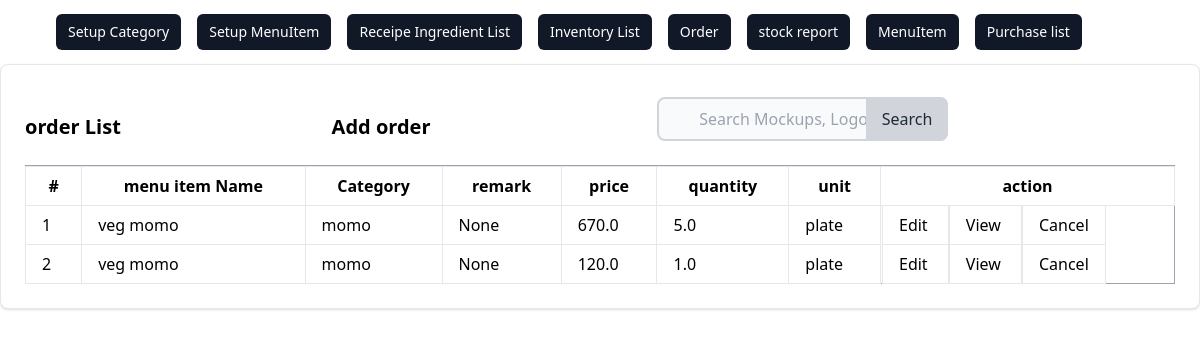
Screenshot of /inventory/order/list/ with the database file from the repository.
### inventory/models.py (models this page shows, shortened)
class Order(models.Model):
    category = models.ForeignKey(Category, on_delete=models.CASCADE)
    menu_item_name = models.ForeignKey(
        MenuItem, on_delete=models.CASCADE, max_length=100, null=True)
    quantity = models.FloatField()
    price = models.FloatField()
    unit = models.CharField(choices=CHOICES, max_length=100)
    remark = models.TextField(null=True)
    table = models.ForeignKey(
        Table, on_delete=models.CASCADE, max_length=100, null=True)

### menu/models.py (models this page shows)
class MenuItem(models.Model):
    name = models.CharField(max_length=200, null=True, unique=True)
    price = models.FloatField(null=True)
    category = models.ForeignKey(Category, on_delete=models.CASCADE, null=True)
    receipe = models.ManyToManyField(
        Receipe)
    def __str__(self):
        return self.name

class Category(models.Model):
    name = models.CharField(max_length=100)
    description = models.TextField()
    def __str__(self):
        return self.name

### inventory/views.py (the view)
# urls.py: path('order/list/', views.OrderListView.as_view(), name='order_list'),
class OrderListView(ListView):
    model = Order
    template_name = 'inventory/order/order_list.html'
    success_url = reverse_lazy('inventory:order_list')

### inventory/templates/inventory/order/order_list.html (shortened to what this page needs)
{% extends 'inventory/base.html' %} {% block content %}
<div class="card max-w-80%  p-6 bg-white border border-gray-200 rounded-lg shadow dark:bg-gray-800 dark:border-gray-400">
  <div class="row">
    <div class="flex items-center justify-between">
        <h5 class="text-xl font-semibold">order List</h5>
        <a href="{% url 'inventory:order_create' %}" class="text-xl font-semibold text-grey-200 hover:underline hover:text-blue-00 ml-auto">
         <h5>  Add order</h5>
        </a>
      <form method="get" action="{% url 'inventory:order_search' %}%}" class="max-w-md mx-auto px-4 py-2 justify-end">
        <div class="relative">
            <input
            type="search"
            id="default-search"
            name='q'
            class="block w-full pl-10 pr-4 py-2 rounded-lg border-2 border-gray-300 bg-gray-50 focus:ring-blue-500 focus:border-blue-500"
            placeholder="Search Mockups, Logos..."
            required
          />
          <button
            type="submit"
            class="absolute inset-y-0 right-0 px-4 py-2 bg-gray-300 text-gray-800 rounded-r-lg hover:bg-gray-400 focus:outline-none focus:bg-gray-400"
          >
            Search
          </button>
        </div>
      </form>
    </div>
      <div class="card-body">
        <table class="table-auto w-full border-collapse border border-gray-400 table-bordered">
          <th class="px-1 py-0">
            <tr>
              <th class="px-4 py-2 border px-4 py-2" >#</th>
              <th class="px-4 py-2  border ">menu item Name</th>
              <th class="px-4 py-2  border ">Category</th>
              <th class="px-4 py-2  border ">remark</th>
              <th  class="px-4 py-2  border ">price</th>
              <th class="px-4 py-2  border ">quantity</th>
              <th class="px-4 py-2  border ">unit</th>
              <th col="3" class="px-0 py-0  border ">action</th>
            </tr>
          </th>
          <tbody>
            {% if object_list %} {% for order in object_list %}
            <tr>
              <td class="border px-4 py-2">{{ order.id}}</td>
              <td class="border px-4 py-2">{{ order.menu_item_name }}</td>
              <td class="border px-4 py-2">{{ order.category }}</td>
              <td class="border px-4 py-2">{{ order.remark }}</td>
              <td class="border px-4 py-2">{{ order.price }}</td>
              <td  class="border px-4 py-2">{{ order.quantity }}</td>
              <td class="border px-4 py-2">{{ order.unit}}</td>
              <td>
                <a  class="border px-4 py-2"  href="{% url 'inventory:order_update' order.id  %}"> Edit </a>
                <a class="border px-4 py-2"  href="{% url 'inventory:order_detail' order.id  %}"> View </a>
                <a  class="border px-4 py-2" href="{% url 'inventory:order_cancel' order.id %}" > Cancel </a>
              </td>
            </tr>
          {% endfor %}
          {% else %}
            <tr><td colspan="8" class="border px-4 py-2">No order found</td></tr>
          {% endif %}
          </tbody>
        </table>
      </div>
    </div>
  </div>
  </div>
{% endblock %}

### rows the page displays
Order: id "1", menu_item_name "veg momo", category "momo", remark "None", price "670.0", quantity "5.0", unit "plate"
Order: id "2", menu_item_name "veg momo", category "momo", remark "None", price "120.0", quantity "1.0", unit "plate"
